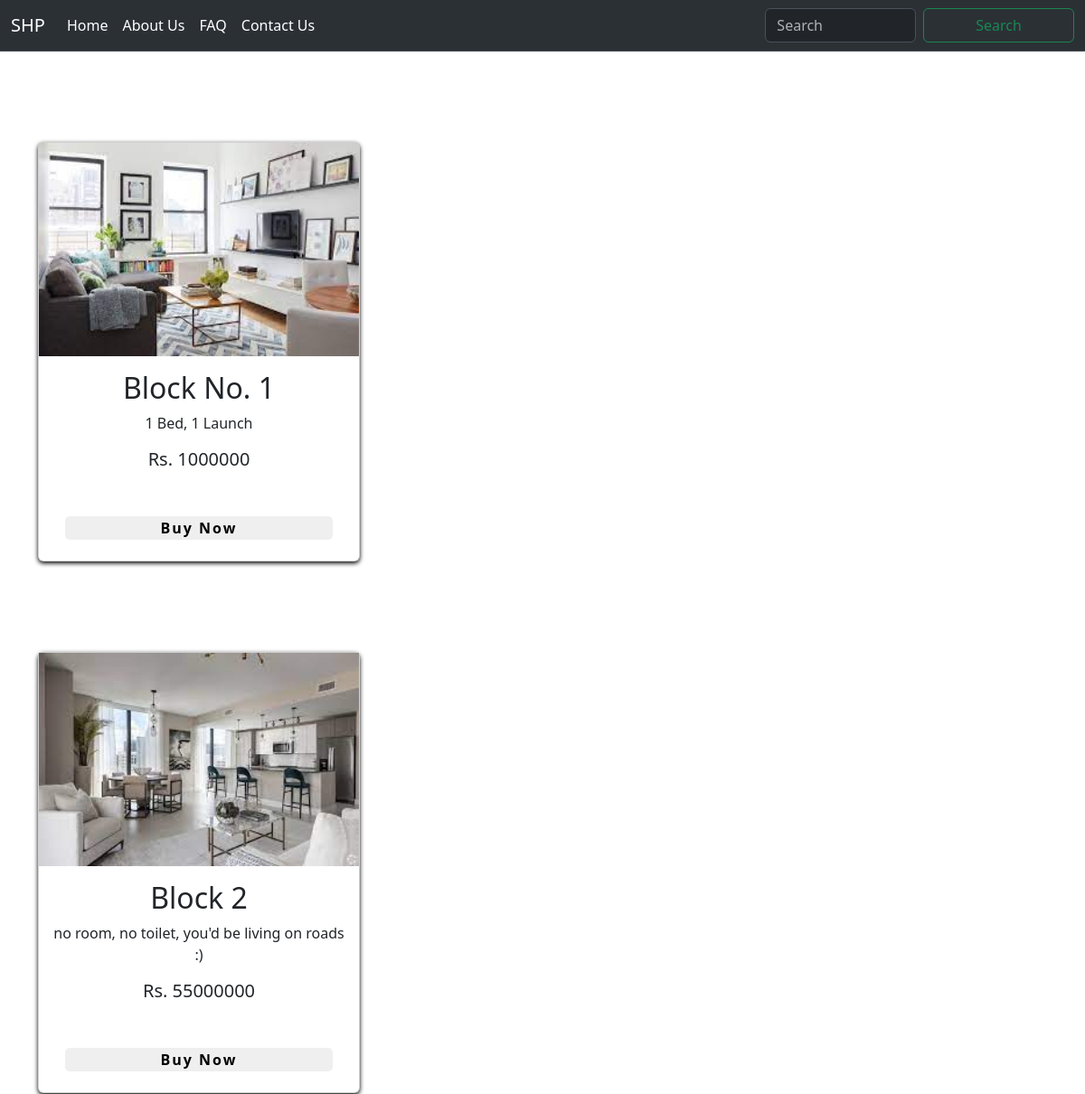
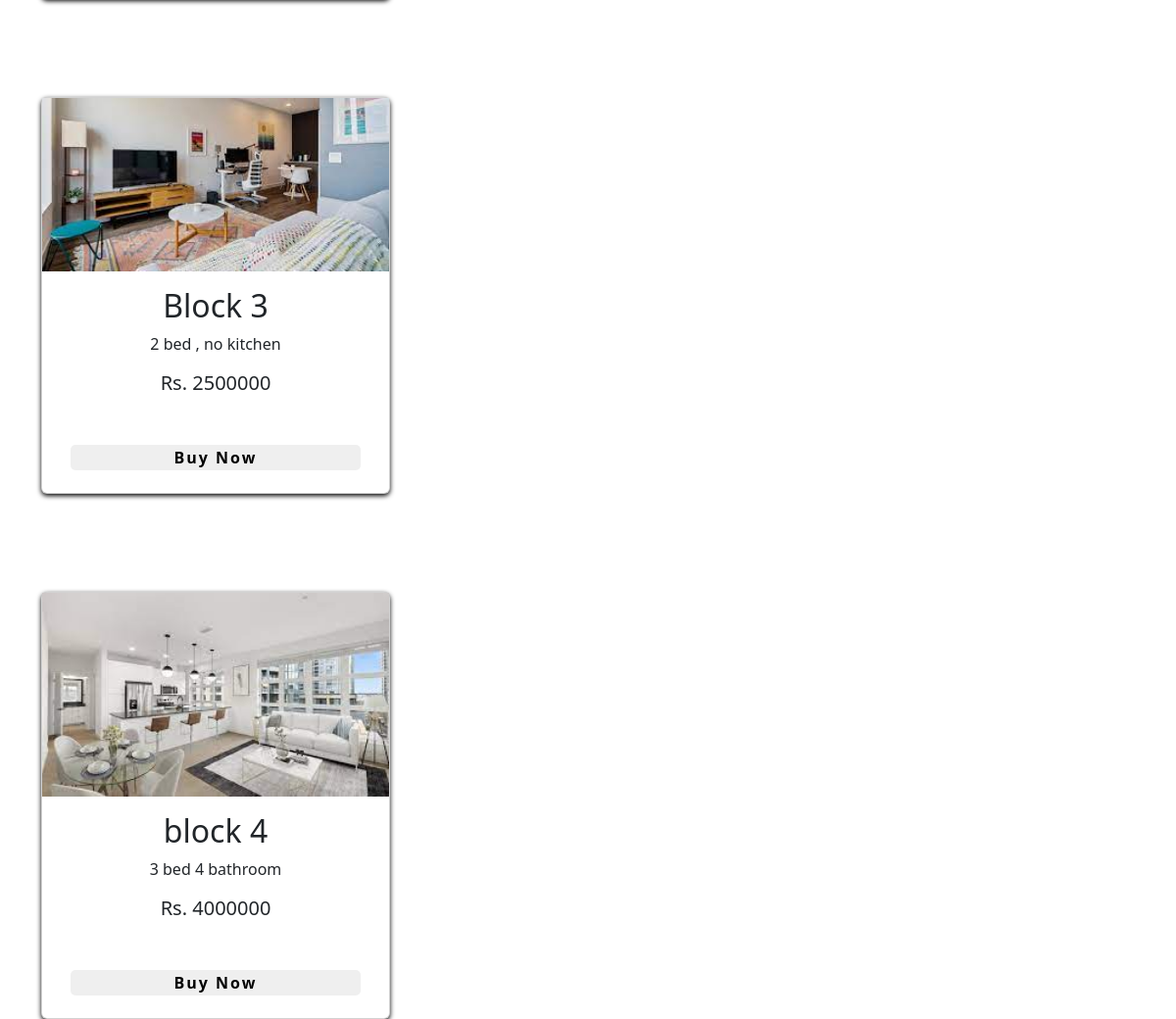
The app's page /shop/ with its own data (2 pictures, top to bottom).
### shop/models.py (models this page shows)
class Product(models.Model):
    product_id=models.AutoField
    residence_name=models.CharField(max_length=50)
    category= models.CharField(max_length=50, default="")
    sub_category= models.CharField(max_length=50, default="")
    price=models.IntegerField(default=0)
    desc=models.CharField(max_length=300)
    pub_date=models.DateField()
    image= models.ImageField(upload_to="shop/images",default="")
    def __str__(self):
        return self.residence_name

### shop/views.py (the view)
# urls.py: path("", views.index, name="Shop Home"),
def index(request):
    products = Product.objects.all()
    print(products)
    params = {'product':products}
    return render(request, 'shop/Index.html', params )

### shop/templates/shop/index.html (shortened to what this page needs)
<!doctype html>
<html lang="en">
<head>
  <link href="https://cdn.jsdelivr.net/npm/bootstrap@5.3.2/dist/css/bootstrap.min.css" rel="stylesheet"
>
  <link rel="stylesheet" href="https://use.fontawesome.com/releases/v5.7.0/css/all.css"
>
</head>
<body>
  {% load static %}
  <nav class="navbar navbar-expand-lg bg-body-tertiary navbar bg-dark border-bottom border-body" data-bs-theme="dark">
    <div class="container-fluid">
      <a class="navbar-brand" href="#">SHP</a>
      <div class="collapse navbar-collapse" id="navbarSupportedContent">
        <ul class="navbar-nav me-auto mb-2 mb-lg-0">
          <li class="nav-item">
            <a class="nav-link active" aria-current="page" href="/shop">Home</a>
          </li>
          <li class="nav-item">
            <a class="nav-link active" aria-current="page" href="/shop/about">About Us</a>
          </li>
          <li class="nav-item">
            <a class="nav-link active" aria-current="page" href="/shop/tracker">FAQ</a>
          </li>
          <li class="nav-item">
            <a class="nav-link active" aria-current="page" href="/shop/contact">Contact Us</a>
          </li>
        </ul>
        <form class="d-flex" role="search">
          <input class="form-control me-2" type="search" placeholder="Search" aria-label="Search">
          <button class="btn btn-outline-success" type="submit">Search</button>
        </form>
      </div>
    </div>
  </nav>
  <div class="container">
    <div class="row">
      <div class="col-md-4">
        <div class="card">
          <img class="card-image-top" src='/media/{{product.0.image}}'>
          <div class="card-body">
            <h2 class="card-title text-center">{{product.0.residence_name}}</h2>
            <p class="card-text text-center">{{product.0.desc}}</p>
            <h5 class="text-center">Rs. {{product.0.price}}</h5>
            <div class="star text-center">
            </div>
            <div class="btn">
              <button type="button">Buy Now</button>
            </div>
          </div>
        </div>
      </div>
    </div>
    <div class="row">
      <div class="col-md-4">
        <div class="card">
          <img class="card-image-top" src='/media/{{product.1.image}}'>
          <div class="card-body">
            <h2 class="card-title text-center">{{product.1.residence_name}}</h2>
            <p class="card-text text-center">{{product.1.desc}}</p>
            <h5 class="text-center">Rs. 5{{product.1.price}}</h5>
            <div class="star text-center">
            </div>
            <div class="btn">
              <button type="button">Buy Now</button>
            </div>
          </div>
        </div>
      </div>
    </div>
    <div class="row">
      <div class="col-md-4">
        <div class="card">
          <img class="card-image-top" src='/media/{{product.2.image}}'>
          <div class="card-body">
            <h2 class="card-title text-center">{{product.2.residence_name}}</h2>
            <p class="card-text text-center">{{product.2.desc}}</p>
            <h5 class="text-center">Rs. {{product.2.price}}</h5>
            <div class="star text-center">
            </div>
            <div class="btn">
              <button type="button">Buy Now</button>
            </div>
          </div>
        </div>
      </div>
    </div>
    <div class="row">
      <div class="col-md-4">
        <div class="card">
          <img class="card-image-top" src='/media/{{product.3.image}}'>
          <div class="card-body">
            <h2 class="card-title text-center">{{product.3.residence_name}}</h2>
            <p class="card-text text-center">{{product.3.desc}}</p>
            <h5 class="text-center">Rs. {{product.3.price}}</h5>
            <div class="star text-center">
            </div>
            <div class="btn">
              <button type="button">Buy Now</button>
            </div>
          </div>
        </div>
      </div>
    </div>
  </div>
</body>
</html>

### shop/templates/shop/index.html (style rules this page uses)
.row { margin-top: 100px; }
.btn { width: 100%; }
.btn button { width: 100%; border-radius: 5px; border: none; letter-spacing: 2px; font-weight: bold; margin-top: 6px; cursor: pointer; }
.card { box-shadow: 0px 2px 5px black; transition: transform 0.5s; cursor: pointer; }
.star { font-size: 20px; }

### records on screen
Product: image (picture), residence_name "Block No. 1", desc "1 Bed, 1 Launch", price "1000000"
Product: image (picture), residence_name "Block 2", desc "no room, no toilet, you'd be living on roads :)", price "5000000"
Product: image (picture), residence_name "Block 3", desc "2 bed , no kitchen", price "2500000"
Product: image (picture), residence_name "block 4", desc "3 bed 4 bathroom", price "4000000"
